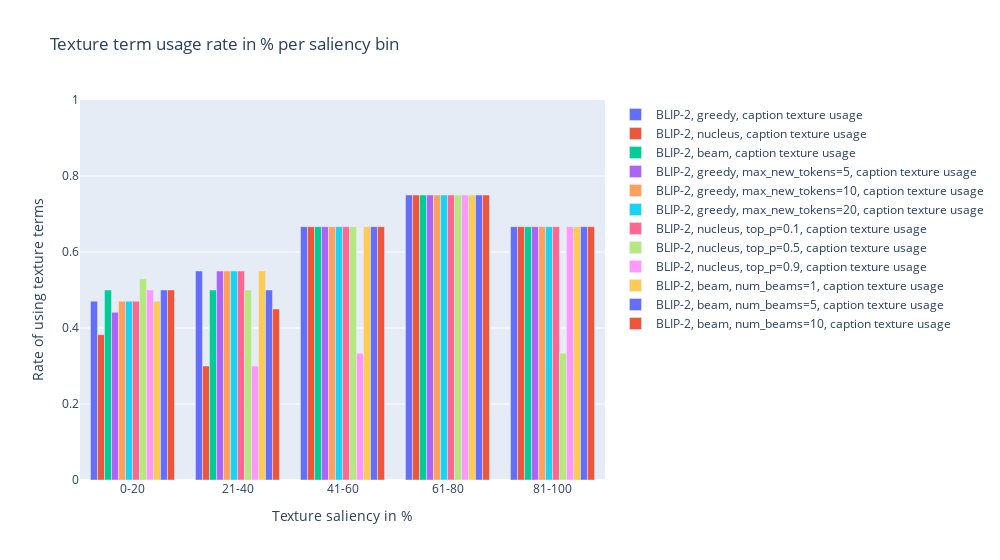
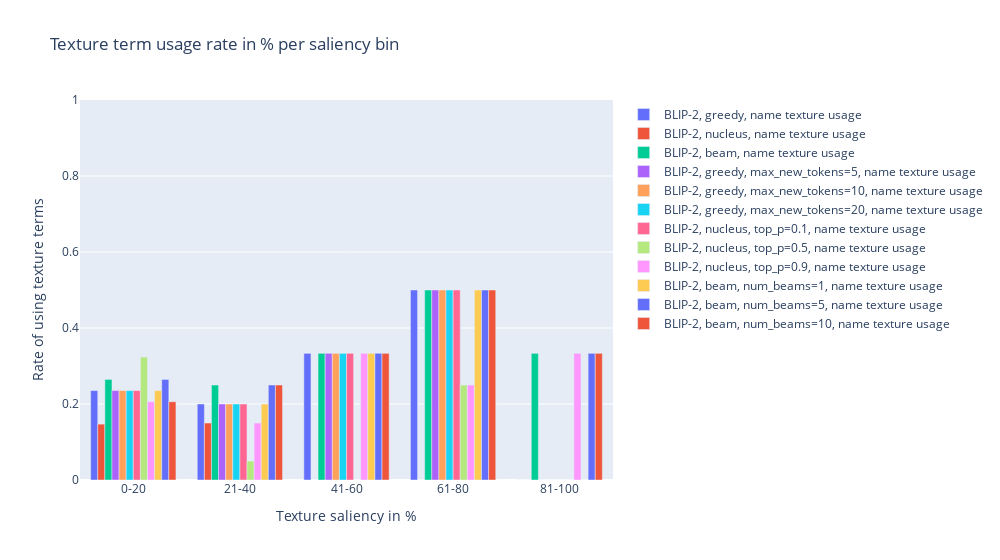
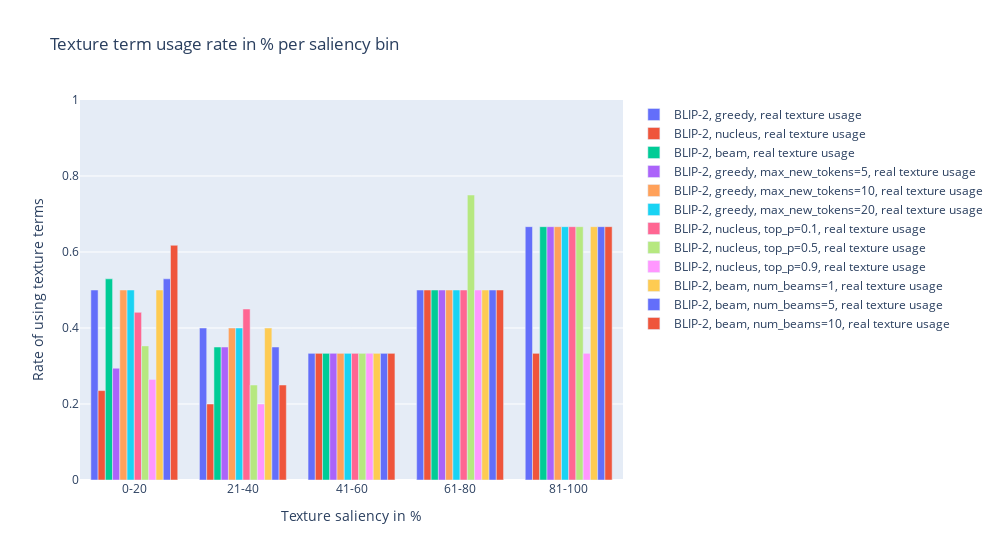

Write notebook code for charts like these, in order.
### Code cell
import visualizations
import importlib
importlib.reload(visualizations)
from visualizations import visualize_saliency

figs = visualize_saliency(data, 'texture')

for fig in figs:
    fig.show()

### Figure 1 — Plotly figure (JSON) as saved in the notebook; plotly's stock layout.template omitted (floating-point values rounded to 4 significant figures)
{"data": [{"name": "BLIP-2, greedy, caption texture usage", "type": "bar", "x": ["(-0.063, 12.6]", "(12.6, 25.2]", "(25.2, 37.8]", "(37.8, 50.4]", "(50.4, 63.0]"], "y": [0.4706, 0.55, 0.6667, 0.75, 0.6667]}, {"name": "BLIP-2, nucleus, caption texture usage", "type": "bar", "x": ["(-0.063, 12.6]", "(12.6, 25.2]", "(25.2, 37.8]", "(37.8, 50.4]", "(50.4, 63.0]"], "y": [0.3824, 0.3, 0.6667, 0.75, 0.6667]}, {"name": "BLIP-2, beam, caption texture usage", "type": "bar", "x": ["(-0.063, 12.6]", "(12.6, 25.2]", "(25.2, 37.8]", "(37.8, 50.4]", "(50.4, 63.0]"], "y": [0.5, 0.5, 0.6667, 0.75, 0.6667]}, {"name": "BLIP-2, greedy, max_new_tokens=5, caption texture usage", "type": "bar", "x": ["(-0.063, 12.6]", "(12.6, 25.2]", "(25.2, 37.8]", "(37.8, 50.4]", "(50.4, 63.0]"], "y": [0.4412, 0.55, 0.6667, 0.75, 0.6667]}, {"name": "BLIP-2, greedy, max_new_tokens=10, caption texture usage", "type": "bar", "x": ["(-0.063, 12.6]", "(12.6, 25.2]", "(25.2, 37.8]", "(37.8, 50.4]", "(50.4, 63.0]"], "y": [0.4706, 0.55, 0.6667, 0.75, 0.6667]}, {"name": "BLIP-2, greedy, max_new_tokens=20, caption texture usage", "type": "bar", "x": ["(-0.063, 12.6]", "(12.6, 25.2]", "(25.2, 37.8]", "(37.8, 50.4]", "(50.4, 63.0]"], "y": [0.4706, 0.55, 0.6667, 0.75, 0.6667]}, {"name": "BLIP-2, nucleus, top_p=0.1, caption texture usage", "type": "bar", "x": ["(-0.063, 12.6]", "(12.6, 25.2]", "(25.2, 37.8]", "(37.8, 50.4]", "(50.4, 63.0]"], "y": [0.4706, 0.55, 0.6667, 0.75, 0.6667]}, {"name": "BLIP-2, nucleus, top_p=0.5, caption texture usage", "type": "bar", "x": ["(-0.063, 12.6]", "(12.6, 25.2]", "(25.2, 37.8]", "(37.8, 50.4]", "(50.4, 63.0]"], "y": [0.5294, 0.5, 0.6667, 0.75, 0.3333]}, {"name": "BLIP-2, nucleus, top_p=0.9, caption texture usage", "type": "bar", "x": ["(-0.063, 12.6]", "(12.6, 25.2]", "(25.2, 37.8]", "(37.8, 50.4]", "(50.4, 63.0]"], "y": [0.5, 0.3, 0.3333, 0.75, 0.6667]}, {"name": "BLIP-2, beam, num_beams=1, caption texture usage", "type": "bar", "x": ["(-0.063, 12.6]", "(12.6, 25.2]", "(25.2, 37.8]", "(37.8, 50.4]", "(50.4, 63.0]"], "y": [0.4706, 0.55, 0.6667, 0.75, 0.6667]}, {"name": "BLIP-2, beam, num_beams=5, caption texture usage", "type": "bar", "x": ["(-0.063, 12.6]", "(12.6, 25.2]", "(25.2, 37.8]", "(37.8, 50.4]", "(50.4, 63.0]"], "y": [0.5, 0.5, 0.6667, 0.75, 0.6667]}, {"name": "BLIP-2, beam, num_beams=10, caption texture usage", "type": "bar", "x": ["(-0.063, 12.6]", "(12.6, 25.2]", "(25.2, 37.8]", "(37.8, 50.4]", "(50.4, 63.0]"], "y": [0.5, 0.45, 0.6667, 0.75, 0.6667]}], "layout": {"barmode": "group", "title": {"text": "Texture term usage rate in % per saliency bin"}, "width": 1000, "xaxis": {"tickmode": "array", "ticktext": ["0-20", "21-40", "41-60", "61-80", "81-100"], "tickvals": [0, 1, 2, 3, 4], "title": {"text": "Texture saliency in %"}}, "yaxis": {"range": [0, 1], "title": {"text": "Rate of using texture terms"}}}}

### Figure 2 — Plotly figure (JSON) as saved in the notebook; plotly's stock layout.template omitted (floating-point values rounded to 4 significant figures)
{"data": [{"name": "BLIP-2, greedy, name texture usage", "type": "bar", "x": ["(-0.063, 12.6]", "(12.6, 25.2]", "(25.2, 37.8]", "(37.8, 50.4]", "(50.4, 63.0]"], "y": [0.2353, 0.2, 0.3333, 0.5, 0]}, {"name": "BLIP-2, nucleus, name texture usage", "type": "bar", "x": ["(-0.063, 12.6]", "(12.6, 25.2]", "(25.2, 37.8]", "(37.8, 50.4]", "(50.4, 63.0]"], "y": [0.1471, 0.15, 0, 0, 0]}, {"name": "BLIP-2, beam, name texture usage", "type": "bar", "x": ["(-0.063, 12.6]", "(12.6, 25.2]", "(25.2, 37.8]", "(37.8, 50.4]", "(50.4, 63.0]"], "y": [0.2647, 0.25, 0.3333, 0.5, 0.3333]}, {"name": "BLIP-2, greedy, max_new_tokens=5, name texture usage", "type": "bar", "x": ["(-0.063, 12.6]", "(12.6, 25.2]", "(25.2, 37.8]", "(37.8, 50.4]", "(50.4, 63.0]"], "y": [0.2353, 0.2, 0.3333, 0.5, 0]}, {"name": "BLIP-2, greedy, max_new_tokens=10, name texture usage", "type": "bar", "x": ["(-0.063, 12.6]", "(12.6, 25.2]", "(25.2, 37.8]", "(37.8, 50.4]", "(50.4, 63.0]"], "y": [0.2353, 0.2, 0.3333, 0.5, 0]}, {"name": "BLIP-2, greedy, max_new_tokens=20, name texture usage", "type": "bar", "x": ["(-0.063, 12.6]", "(12.6, 25.2]", "(25.2, 37.8]", "(37.8, 50.4]", "(50.4, 63.0]"], "y": [0.2353, 0.2, 0.3333, 0.5, 0]}, {"name": "BLIP-2, nucleus, top_p=0.1, name texture usage", "type": "bar", "x": ["(-0.063, 12.6]", "(12.6, 25.2]", "(25.2, 37.8]", "(37.8, 50.4]", "(50.4, 63.0]"], "y": [0.2353, 0.2, 0.3333, 0.5, 0]}, {"name": "BLIP-2, nucleus, top_p=0.5, name texture usage", "type": "bar", "x": ["(-0.063, 12.6]", "(12.6, 25.2]", "(25.2, 37.8]", "(37.8, 50.4]", "(50.4, 63.0]"], "y": [0.3235, 0.05, 0, 0.25, 0]}, {"name": "BLIP-2, nucleus, top_p=0.9, name texture usage", "type": "bar", "x": ["(-0.063, 12.6]", "(12.6, 25.2]", "(25.2, 37.8]", "(37.8, 50.4]", "(50.4, 63.0]"], "y": [0.2059, 0.15, 0.3333, 0.25, 0.3333]}, {"name": "BLIP-2, beam, num_beams=1, name texture usage", "type": "bar", "x": ["(-0.063, 12.6]", "(12.6, 25.2]", "(25.2, 37.8]", "(37.8, 50.4]", "(50.4, 63.0]"], "y": [0.2353, 0.2, 0.3333, 0.5, 0]}, {"name": "BLIP-2, beam, num_beams=5, name texture usage", "type": "bar", "x": ["(-0.063, 12.6]", "(12.6, 25.2]", "(25.2, 37.8]", "(37.8, 50.4]", "(50.4, 63.0]"], "y": [0.2647, 0.25, 0.3333, 0.5, 0.3333]}, {"name": "BLIP-2, beam, num_beams=10, name texture usage", "type": "bar", "x": ["(-0.063, 12.6]", "(12.6, 25.2]", "(25.2, 37.8]", "(37.8, 50.4]", "(50.4, 63.0]"], "y": [0.2059, 0.25, 0.3333, 0.5, 0.3333]}], "layout": {"barmode": "group", "title": {"text": "Texture term usage rate in % per saliency bin"}, "width": 1000, "xaxis": {"tickmode": "array", "ticktext": ["0-20", "21-40", "41-60", "61-80", "81-100"], "tickvals": [0, 1, 2, 3, 4], "title": {"text": "Texture saliency in %"}}, "yaxis": {"range": [0, 1], "title": {"text": "Rate of using texture terms"}}}}

### Figure 3 — Plotly figure (JSON) as saved in the notebook; plotly's stock layout.template omitted (floating-point values rounded to 4 significant figures)
{"data": [{"name": "BLIP-2, greedy, real texture usage", "type": "bar", "x": ["(-0.063, 12.6]", "(12.6, 25.2]", "(25.2, 37.8]", "(37.8, 50.4]", "(50.4, 63.0]"], "y": [0.5, 0.4, 0.3333, 0.5, 0.6667]}, {"name": "BLIP-2, nucleus, real texture usage", "type": "bar", "x": ["(-0.063, 12.6]", "(12.6, 25.2]", "(25.2, 37.8]", "(37.8, 50.4]", "(50.4, 63.0]"], "y": [0.2353, 0.2, 0.3333, 0.5, 0.3333]}, {"name": "BLIP-2, beam, real texture usage", "type": "bar", "x": ["(-0.063, 12.6]", "(12.6, 25.2]", "(25.2, 37.8]", "(37.8, 50.4]", "(50.4, 63.0]"], "y": [0.5294, 0.35, 0.3333, 0.5, 0.6667]}, {"name": "BLIP-2, greedy, max_new_tokens=5, real texture usage", "type": "bar", "x": ["(-0.063, 12.6]", "(12.6, 25.2]", "(25.2, 37.8]", "(37.8, 50.4]", "(50.4, 63.0]"], "y": [0.2941, 0.35, 0.3333, 0.5, 0.6667]}, {"name": "BLIP-2, greedy, max_new_tokens=10, real texture usage", "type": "bar", "x": ["(-0.063, 12.6]", "(12.6, 25.2]", "(25.2, 37.8]", "(37.8, 50.4]", "(50.4, 63.0]"], "y": [0.5, 0.4, 0.3333, 0.5, 0.6667]}, {"name": "BLIP-2, greedy, max_new_tokens=20, real texture usage", "type": "bar", "x": ["(-0.063, 12.6]", "(12.6, 25.2]", "(25.2, 37.8]", "(37.8, 50.4]", "(50.4, 63.0]"], "y": [0.5, 0.4, 0.3333, 0.5, 0.6667]}, {"name": "BLIP-2, nucleus, top_p=0.1, real texture usage", "type": "bar", "x": ["(-0.063, 12.6]", "(12.6, 25.2]", "(25.2, 37.8]", "(37.8, 50.4]", "(50.4, 63.0]"], "y": [0.4412, 0.45, 0.3333, 0.5, 0.6667]}, {"name": "BLIP-2, nucleus, top_p=0.5, real texture usage", "type": "bar", "x": ["(-0.063, 12.6]", "(12.6, 25.2]", "(25.2, 37.8]", "(37.8, 50.4]", "(50.4, 63.0]"], "y": [0.3529, 0.25, 0.3333, 0.75, 0.6667]}, {"name": "BLIP-2, nucleus, top_p=0.9, real texture usage", "type": "bar", "x": ["(-0.063, 12.6]", "(12.6, 25.2]", "(25.2, 37.8]", "(37.8, 50.4]", "(50.4, 63.0]"], "y": [0.2647, 0.2, 0.3333, 0.5, 0.3333]}, {"name": "BLIP-2, beam, num_beams=1, real texture usage", "type": "bar", "x": ["(-0.063, 12.6]", "(12.6, 25.2]", "(25.2, 37.8]", "(37.8, 50.4]", "(50.4, 63.0]"], "y": [0.5, 0.4, 0.3333, 0.5, 0.6667]}, {"name": "BLIP-2, beam, num_beams=5, real texture usage", "type": "bar", "x": ["(-0.063, 12.6]", "(12.6, 25.2]", "(25.2, 37.8]", "(37.8, 50.4]", "(50.4, 63.0]"], "y": [0.5294, 0.35, 0.3333, 0.5, 0.6667]}, {"name": "BLIP-2, beam, num_beams=10, real texture usage", "type": "bar", "x": ["(-0.063, 12.6]", "(12.6, 25.2]", "(25.2, 37.8]", "(37.8, 50.4]", "(50.4, 63.0]"], "y": [0.6176, 0.25, 0.3333, 0.5, 0.6667]}], "layout": {"barmode": "group", "title": {"text": "Texture term usage rate in % per saliency bin"}, "width": 1000, "xaxis": {"tickmode": "array", "ticktext": ["0-20", "21-40", "41-60", "61-80", "81-100"], "tickvals": [0, 1, 2, 3, 4], "title": {"text": "Texture saliency in %"}}, "yaxis": {"range": [0, 1], "title": {"text": "Rate of using texture terms"}}}}
